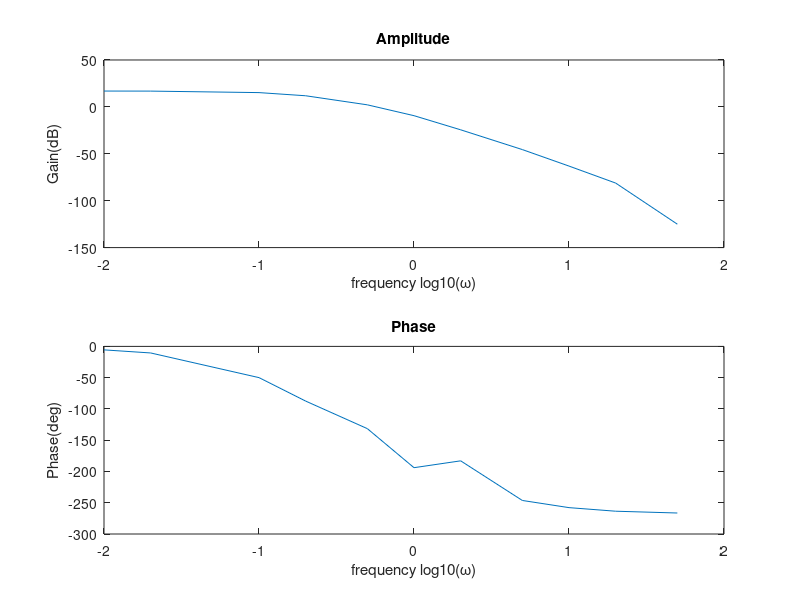

Here is the MATLAB script that generated this plot:
Fq = [0.01 0.02 0.1 0.2 0.5 1 2 5 10 20 50];
Ar = [6.984 6.938 5.77 3.919 1.287 0.34 0.06 0.0053 0.0007 0.000087 0.00000056]; 
Ph_rad = [-0.09717 -0.18314 -0.8716 -1.52636 -2.2955 -3.385 -3.194 -4.3 -4.5 -4.6 -4.65]; 
phase = (180/pi).*Ph_rad;
f=log10(Fq);
gain=20*log10(Ar);
close;subplot(2,1,1);plot(f,gain);
xlabel('frequency log10(\omega)');ylabel('Gain(dB)');title('Amplitude')
subplot(2,1,2);plot(f,phase);
xlabel('frequency log10(\omega)');ylabel('Phase(deg)');title('Phase')
